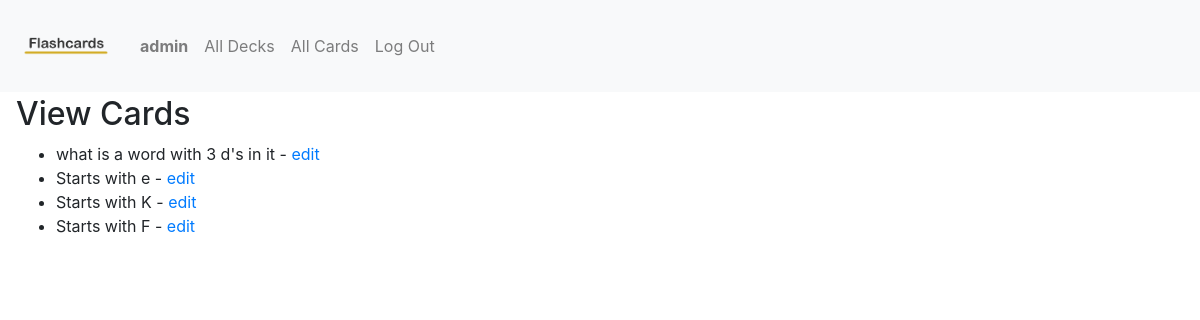
The app's page /view_cards (signed in) with its own data.
### flashcardsApp/models.py (models this page shows, shortened)
class User(AbstractUser):
    pass

class Card(models.Model):
    deck = models.ForeignKey(Deck, on_delete=models.CASCADE)
    is_active = models.BooleanField(default=False)
    question = models.TextField()
    answer = models.TextField()

### flashcardsApp/views.py (the view)
# urls.py: path("view_cards", views.view_cards, name="view_cards"),
def view_cards(request):
    cards = Card.objects.order_by('-question')
    context = {'cards': cards}
    return render(request, "flashcardsApp/view_cards.html", context)

### flashcardsApp/templates/flashcardsApp/view_cards.html
{% extends "flashcardsApp/layout.html" %}
{% block body %}
    <h2>View Cards</h2>
    {% if cards %}
    <ul>
        {% for card in cards %}
            <li>{{card.question}}  -  <a href="{% url 'edit_card' card.id %}">edit</a></li>
        {% endfor %}
    </ul>
{% else %}
    <h3>No cards found</h3>
{% endif %}
{% endblock %}

### flashcardsApp/templates/flashcardsApp/layout.html (shortened to what this page needs)
{% load static %}
<!DOCTYPE html>
<html lang="en">
    <head>
        <link rel="stylesheet" href="https://stackpath.bootstrapcdn.com/bootstrap/4.4.1/css/bootstrap.min.css">
        <link rel="stylesheet" href="https://cdnjs.cloudflare.com/ajax/libs/font-awesome/4.7.0/css/font-awesome.min.css">
        <link href="{% static 'flashcardsApp/style.css' %}" rel="stylesheet">
    </head>
    <body>
        <nav class="navbar navbar-expand-lg navbar-light bg-light">
            <a class="navbar-brand" href="/">
                <img class="navbar-brand" src="{% static 'flashcardsApp/assets/flashcardsApp.png' %}" alt="Flashcards logo">
            </a>
            <div>
              <ul class="navbar-nav mr-auto">
                {% if user.is_authenticated %}
                    <li class="nav-item">
                        <a class="nav-link" href="{% url 'user' user.username %}"><strong>{{ user.username }}</strong></a>
                    </li>
                {% endif %}
                <li class="nav-item">
                  <a class="nav-link" href="{% url 'view_decks' %}"">All Decks</a>
                </li>
                <li class="nav-item">
                    <a class="nav-link" href="{% url 'view_cards' %}"">All Cards</a>
                  </li>
                {% if user.is_authenticated %}
                    <li class="nav-item">
                        <a class="nav-link" href="{% url 'logout' %}">Log Out</a>
                    </li>
                {% endif %}
              </ul>
            </div>
          </nav>
        <div class="body">
            <div class="wrapper">
                {% block body %}
                {% endblock %}
            </div>
        </div>
    </body>
</html>

### flashcardsApp/static/flashcardsApp/style.css (style rules this page uses)
.navbar-brand { width: 100px; }
.wrapper { margin: 0.2em 1em; }

### records on screen
User: username "admin"
Card: question "what is a word with 3 d's in it"
Card: question "Starts with e"
Card: question "Starts with K"
Card: question "Starts with F"
